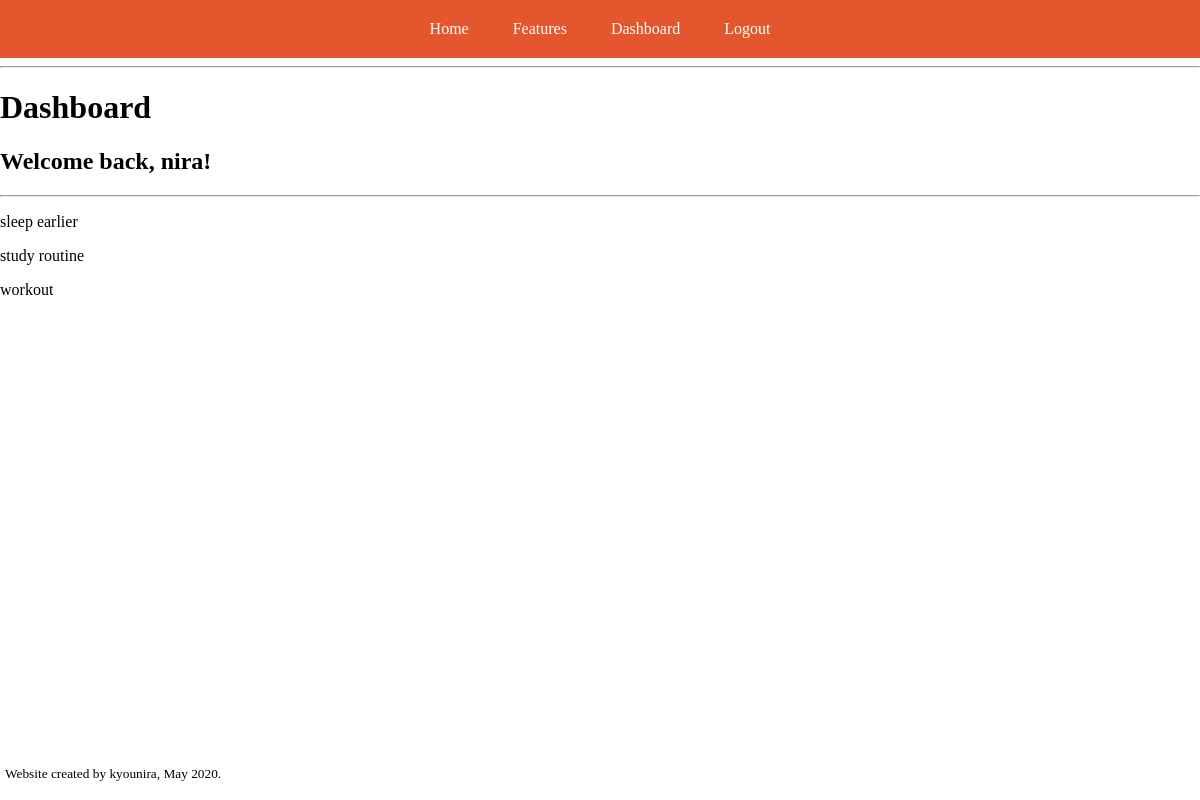
Screenshot of /nira/dashboard (signed in) with the database file from the repository.
### app/models.py (models this page shows, shortened)
class User(UserMixin, db.Model):
    id = db.Column(db.Integer, primary_key=True)
    username = db.Column(db.String(64), index=True, unique=True)
    email = db.Column(db.String(120), index=True, unique=True)
    password_hash = db.Column(db.String(128))
    systems = db.relationship('System', backref='creator', lazy='dynamic')

class System(db.Model):
    sid = db.Column(db.Integer, primary_key=True)
    title = db.Column(db.String(64), index=True)
    descr = db.Column(db.String(120), index=True)
    user_id = db.Column(db.Integer, db.ForeignKey('user.id'), nullable=False)
    status = db.Column(db.Boolean)
    date_created = db.Column(db.DateTime, index=True, default=datetime.utcnow)
    users = db.relationship(User)
    habits = db.relationship('Habit', backref='parent', lazy='dynamic')

### app/routes.py (the view)
@app.route('/<username>/dashboard')
@login_required
def dashboard(username):
    user = User.query.filter_by(username=username).first_or_404()
    systems = System.query.filter_by(user_id=user.id).all()
    return render_template('dashboard.html', title='Dashboard', user=user, systems=systems)

### app/models.py (called while the page is built)
@login.user_loader
def load_user(id):
    return User.query.get(int(id))

### app/templates/dashboard.html
{% extends "base.html" %}
{% block content %}
    <h1>Dashboard</h1>
        <h2>Welcome back, {{ user.username }}!</h2>
        <hr>
        {% if systems %}
            {% for system in systems %}
            <p>
                {{ system.title }}
            </p>
            {% endfor %}
        {% else %}
            <p>
            You have not created any systems yet. <br>
            Click <a href="{{ url_for('create_system', username=current_user.username) }}">here</a> to start!
            </p>
        {% endif %}
{% endblock %}

### app/static/styles/base.css (style rules this page uses)
body { margin: 0; font-family: Consolas; }

### rows the page displays
User: username "nira"
System: title "sleep earlier"
System: title "study routine"
System: title "workout"
